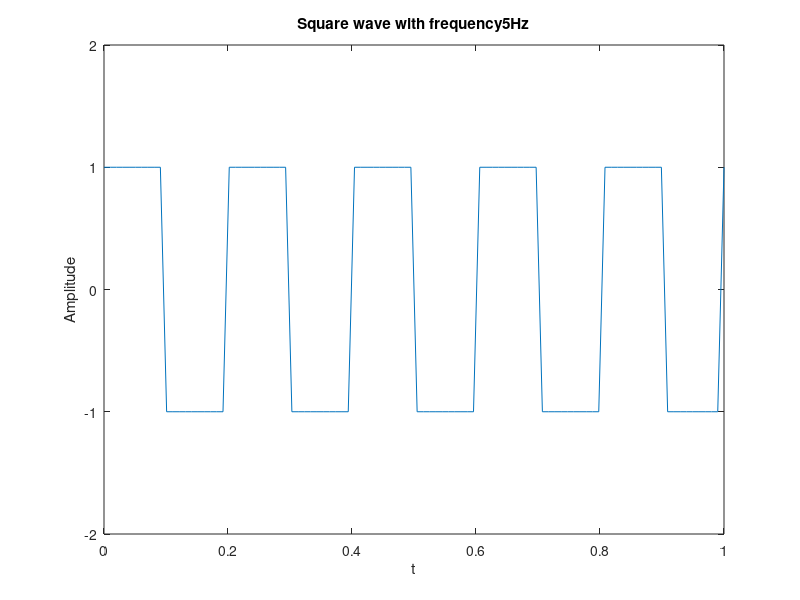

The MATLAB script that drew this image:
%Example 1: Generation of sine wave
clc
clear all
close all
t=linspace(0,1,100) % time vector
A=1;
f=5;
phi=0;
x=A*square(2*pi*f*t+phi);
%Plot the sine wave
plot(t,x),xlabel('t'),ylabel('Amplitude')
axis([ 0 1 -2 2]),
title(['Square wave with frequency',num2str(f) 'Hz']),
